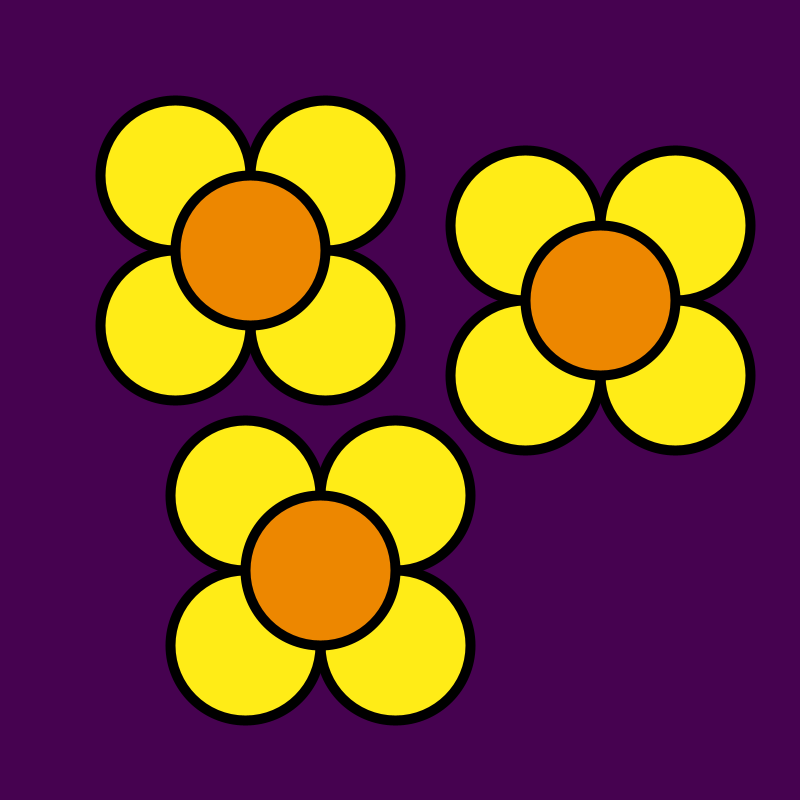
Frame 1 (no input)
Frame 60 (the mouse pressed at the canvas centre just before this capture): identical to frame 1, image omitted
Frame 120 (the mouse held since frame 60 and released just before this capture): identical to frame 1, image omitted

The Processing sketch that drew this single still picture (run headless with seeded random() and noise(); from frame 60 on, the mouse is pressed at the canvas centre):

// Processing sketch: flowerFunctionExample
// ── flowerFunctionExample.pde


void setup(){

  size(800,800);

}

void draw(){

  background(#460250);
  
  stroke(0);
  strokeWeight(10);

  drawFlower(250,250);
  drawFlower(600,300);
  drawFlower(320,570);
  
  //drawFlower(mouseX,mouseY);
  
}

void drawFlower(int xCenter, int yCenter){
  
  stroke(0);
  strokeWeight(10);
  fill(#FFEC17);
  
  int offset = 75;
  int sizePatels = 150;
  ellipse(xCenter-offset,yCenter-offset,sizePatels,sizePatels);
  ellipse(xCenter+offset,yCenter-offset,sizePatels,sizePatels);
  ellipse(xCenter+offset,yCenter+offset,sizePatels,sizePatels);
  ellipse(xCenter-offset,yCenter+offset,sizePatels,sizePatels);
  
  fill(#ED8700);
  ellipse(xCenter,yCenter,sizePatels,sizePatels);
  
}
